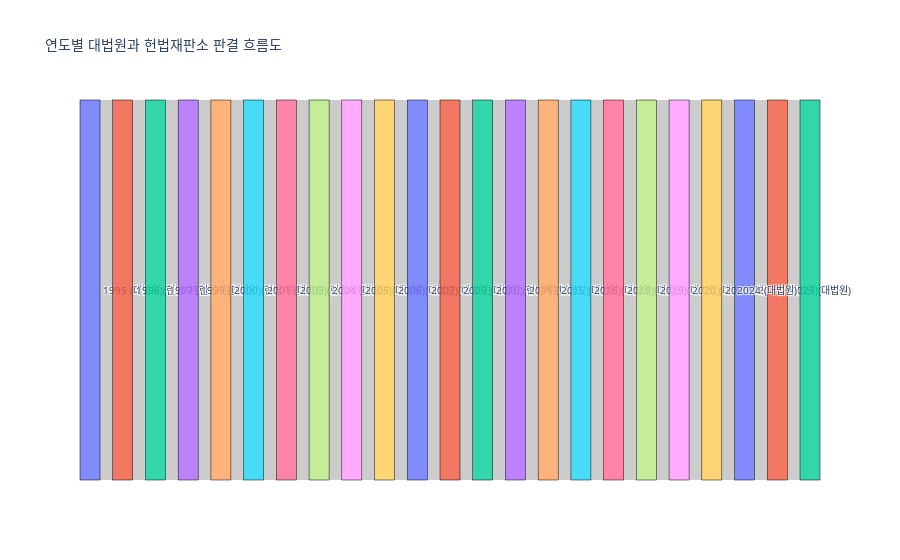

This figure's notebook cell:
### Code cell
import pandas as pd
import plotly.graph_objects as go

# 판결 데이터를 DataFrame으로 구성
data = {
    "Year": [
        1995, 1996, 1997, 1999, 2000, 2001, 2001, 2003, 2003, 2005, 2005, 2004, 2006, 
        2007, 2007, 2009, 2010, 2011, 2011, 2015, 2016, 2018, 2018, 2019, 2019, 2020, 
        2021, 2021, 2021, 2019, 2022, 2020, 2022, 2023, 2024, 2024
    ],
    "Type": [
        "대법원", "헌법재판소", "헌법재판소", "대법원", "헌법재판소", "대법원", "헌법재판소", "헌법재판소", 
        "헌법재판소", "대법원", "헌법재판소", "대법원", "대법원", "헌법재판소", "대법원", "대법원", 
        "헌법재판소", "대법원", "헌법재판소", "대법원", "대법원", "대법원", "대법원", "대법원", 
        "대법원", "대법원", "대법원", "대법원", "대법원", "대법원", "대법원", "헌법재판소", 
        "대법원", "대법원", "대법원", "대법원"
    ]
}

df = pd.DataFrame(data)

# 노드 및 링크 설정
years = sorted(df["Year"].unique())
node_labels = [f"{year} ({'대법원' if '대법원' in df[df['Year'] == year]['Type'].values else '헌법재판소'})" for year in years]

# 노드 정의
node_dict = {label: idx for idx, label in enumerate(node_labels)}

# 링크 생성
links = []
for i in range(len(years) - 1):
    source_year = years[i]
    target_year = years[i + 1]
    
    source_label = f"{source_year} ({'대법원' if '대법원' in df[df['Year'] == source_year]['Type'].values else '헌법재판소'})"
    target_label = f"{target_year} ({'대법원' if '대법원' in df[df['Year'] == target_year]['Type'].values else '헌법재판소'})"
    
    source = node_dict[source_label]
    target = node_dict[target_label]
    links.append((source, target))

# plotly에서 필요한 링크 구성
sankey_links = {
    "source": [link[0] for link in links],
    "target": [link[1] for link in links],
    "value": [1] * len(links)  # 각 링크의 값을 1로 설정 (흐름의 굵기)
}

# Sankey 다이어그램 생성
fig = go.Figure(go.Sankey(
    node=dict(
        pad=15,
        thickness=20,
        line=dict(color="black", width=0.5),
        label=node_labels
    ),
    link=dict(
        source=sankey_links["source"],
        target=sankey_links["target"],
        value=sankey_links["value"]
    )
))

fig.update_layout(title_text="연도별 대법원과 헌법재판소 판결 흐름도", font_size=10)
fig.show()

### Figure 1 — Plotly figure (JSON) as saved in the notebook; plotly's stock layout.template omitted (floating-point values rounded to 4 significant figures)
{"data": [{"link": {"source": [0, 1, 2, 3, 4, 5, 6, 7, 8, 9, 10, 11, 12, 13, 14, 15, 16, 17, 18, 19, 20, 21], "target": [1, 2, 3, 4, 5, 6, 7, 8, 9, 10, 11, 12, 13, 14, 15, 16, 17, 18, 19, 20, 21, 22], "value": [1, 1, 1, 1, 1, 1, 1, 1, 1, 1, 1, 1, 1, 1, 1, 1, 1, 1, 1, 1, 1, 1]}, "node": {"label": ["1995 (대법원)", "1996 (헌법재판소)", "1997 (헌법재판소)", "1999 (대법원)", "2000 (헌법재판소)", "2001 (대법원)", "2003 (헌법재판소)", "2004 (대법원)", "2005 (대법원)", "2006 (대법원)", "2007 (대법원)", "2009 (대법원)", "2010 (헌법재판소)", "2011 (대법원)", "2015 (대법원)", "2016 (대법원)", "2018 (대법원)", "2019 (대법원)", "2020 (대법원)", "2021 (대법원)", "2022 (대법원)", "2023 (대법원)", "2024 (대법원)"], "line": {"color": "black", "width": 0.5}, "pad": 15, "thickness": 20}, "type": "sankey"}], "layout": {"font": {"size": 10}, "title": {"text": "연도별 대법원과 헌법재판소 판결 흐름도"}}}
